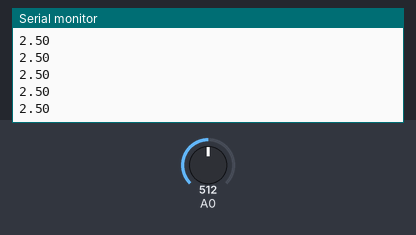
A sketch run on a simulated Arduino Uno, built with avr-gcc and run on an emulated ATmega328P. Parts: the last lines printed to the serial monitor. The test bench sets the inputs (shaded band); at power-on: A0 = 512.

Above: at 1.2 s.
1.3 s: A0 set to 716
At 2.0 s:
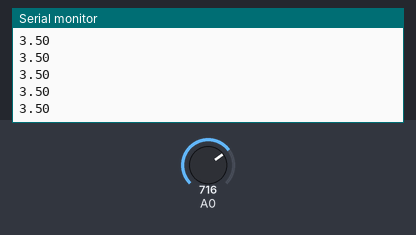
2.8 s: A0 set to 900
At 3.8 s:
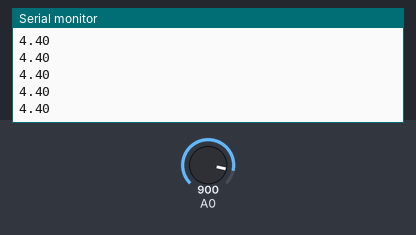
Timing chart, 0 to 5.8 s (numbered marks = the images above; inputs shaded):
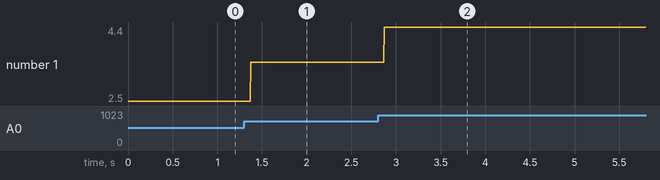

Measured:
- after the input at 1.3 s, the serial monitor: prints a new line after 0.07 s (image 1)
- after the input at 2.8 s, the serial monitor: prints a new line after 0.07 s (image 2)
- plotted number 1: 2.5 → 3.5 after the input at 1.3 s, 3.5 → 4.4 after the input at 2.8 s

The sketch:

analog_read_voltage_divider.ino
```cpp
int valor = 0;
float valor_float = 0;

void setup() {
  // put your setup code here, to run once:
  Serial.begin(9600);
  pinMode(A0, INPUT);
}

void loop() {
  // Faz a leitura das tensões de interesse:
  valor = analogRead(A0);
  valor_float = float(map(valor, 0, 1023, 0, 5000))/1000;
  Serial.println(valor_float);
}
```
